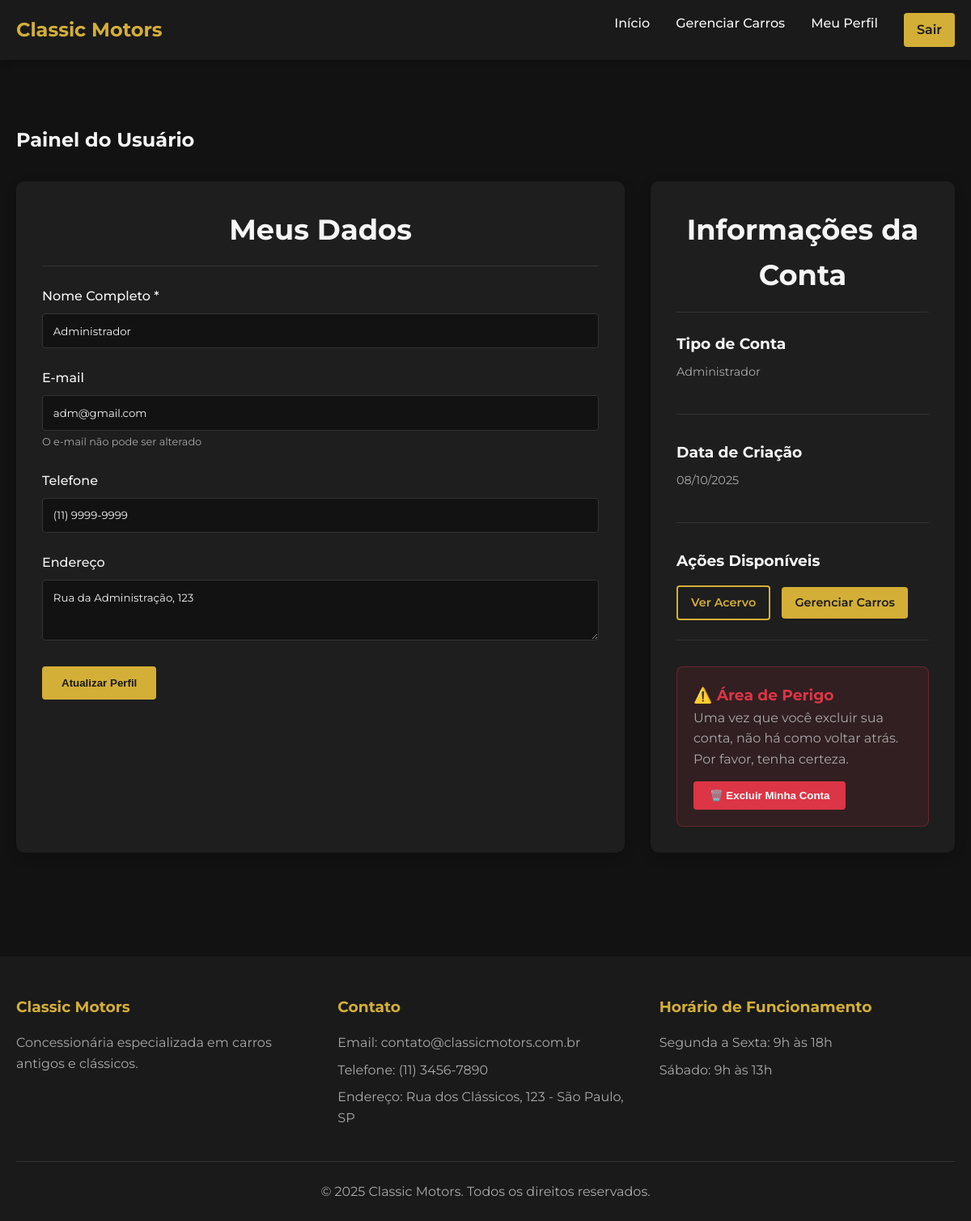
/painel.php (signed in), run on the app's committed database.
### tables this page shows
CREATE TABLE usuarios (
  id int(11) NOT NULL,
  nome varchar(255) NOT NULL,
  email varchar(255) NOT NULL,
  senha varchar(255) NOT NULL,
  telefone varchar(20) DEFAULT NULL,
  endereco text DEFAULT NULL,
  nivel enum('user','admin') NOT NULL DEFAULT 'user',
  data_criacao timestamp NOT NULL DEFAULT current_timestamp()
);

### painel.php (the view, shortened to what this page needs)
<?php
include_once 'conexao.php';
$user_id = $_SESSION['id'];
$consulta_usuario = "SELECT * FROM usuarios WHERE id = :id";
$stmt_usuario = $pdo->prepare($consulta_usuario);
$stmt_usuario->bindParam(':id', $user_id);
$stmt_usuario->execute();
$usuario = $stmt_usuario->fetch(PDO::FETCH_ASSOC);
?>
<!DOCTYPE html>
<html lang="pt-BR">
<head>
    <link rel="stylesheet" href="css/style.css">
</head>
<body>
    <?php
    include_once 'includes/header2.php';
    ?>
    <main>
        <section class="painel-section">
            <div class="container">
                <h1>Painel do Usuário</h1>
                <div class="painel-content">
                    <div class="painel-card">
                        <h2>Meus Dados</h2>
                        <form action="painel.php" method="POST" class="painel-form">
                            <div class="form-group">
                                <label for="nome">Nome Completo *</label>
                                <input type="text" name="nome" id="nome" value="<?php echo htmlspecialchars($usuario['nome']); ?>" required>
                            </div>
                            <div class="form-group">
                                <label for="email">E-mail</label>
                                <input type="email" name="email" id="email" value="<?php echo htmlspecialchars($usuario['email']); ?>" disabled>
                                <small>O e-mail não pode ser alterado</small>
                            </div>
                            <div class="form-group">
                                <label for="telefone">Telefone</label>
                                <input type="text" name="telefone" id="telefone" value="<?php echo htmlspecialchars($usuario['telefone'] ?? ''); ?>" placeholder="(11) 99999-9999">
                            </div>
                            <div class="form-group">
                                <label for="endereco">Endereço</label>
                                <textarea name="endereco" id="endereco" rows="3" placeholder="Digite seu endereço completo"><?php echo htmlspecialchars($usuario['endereco'] ?? ''); ?></textarea>
                            </div>
                            <button type="submit" class="btn-primary">Atualizar Perfil</button>
                        </form>
                    </div>
                    <div class="painel-card">
                        <h2>Informações da Conta</h2>
                        <div class="preferences">
                            <div class="preference-item">
                                <h3>Tipo de Conta</h3>
                                <p>
                                    <?php echo ($_SESSION['nivel'] === 'admin') ? 'Administrador' : 'Usuário'; ?>
                                </p>
                            </div>
                            <div class="preference-item">
                                <h3>Data de Criação</h3>
                                <p>
                                    <?php echo date('d/m/Y', strtotime($usuario['data_criacao'])); ?>
                                </p>
                            </div>
                            <div class="preference-item">
                                <h3>Ações Disponíveis</h3>
                                <div style="margin-top: 15px;">
                                    <a href="restrita.php" class="btn-secondary btn-small" style="margin-right: 10px;">Ver Acervo</a>
                                    <?php if($_SESSION['nivel'] === 'admin'): ?>
                                    <a href="admin_carros.php" class="btn-primary btn-small">Gerenciar Carros</a>
                                    <?php endif; ?>
                                </div>
                            </div>
                            <div class="danger-zone">
                                <h3 style="color: var(--danger-color);">⚠️ Área de Perigo</h3>
                                <p style="color: var(--text-muted); margin-bottom: 15px;">
                                    Uma vez que você excluir sua conta, não há como voltar atrás. Por favor, tenha certeza.
                                </p>
                                <form action="painel.php" method="POST" onsubmit="return confirm('Tem certeza que deseja prosseguir com a exclusão da conta?');">
                                    <button type="submit" name="excluir_conta" class="btn-danger">
                                        🗑️ Excluir Minha Conta
                                    </button>
                                </form>
                            </div>
                        </div>
                    </div>
                </div>
            </div>
        </section>
    </main>
    <?php
    include_once 'includes/footer.php';
    ?>
</body>
</html>

### css/style.css (style rules this page uses)
* { margin: 0; padding: 0; box-sizing: border-box; }
:root { --primary-color: #d4af37; --secondary-color: #1a1a1a; --accent-color: #333; --text-color: #f5f5f5; --text-muted: #aaa; --bg-dark: #121212; --bg-card: #1e1e1e; --border-color: #333; --success-color: #28a745; --danger-color: #dc3545; }
body { font-family: 'Montserrat', sans-serif; background-color: var(--bg-dark); color: var(--text-color); line-height: 1.6; }
.container { max-width: 1200px; margin: 0 auto; padding: 0 20px; }
.btn-primary, .btn-secondary { display: inline-block; padding: 0.8rem 1.5rem; border-radius: 4px; text-decoration: none; font-weight: 600; transition: all 0.3s; border: none; cursor: pointer; text-align: center; }
.btn-primary { background-color: var(--primary-color); color: var(--secondary-color); }
.btn-secondary { background-color: transparent; color: var(--primary-color); border: 2px solid var(--primary-color); }
.btn-small { padding: 0.5rem 1rem; font-size: 0.9rem; }
section { padding: 5rem 0; }
.about, .destaques, .acervo-section, .contact-section, .painel-section { padding: 5rem 0; }
.form-group { margin-bottom: 1.5rem; }
.form-group label { display: block; margin-bottom: 0.5rem; font-weight: 500; }
.form-group input, .form-group textarea { width: 100%; padding: 0.8rem; background-color: var(--bg-dark); border: 1px solid var(--border-color); border-radius: 4px; color: var(--text-color); font-family: 'Montserrat', sans-serif; }
.form-group small { display: block; margin-top: 0.3rem; color: var(--text-muted); font-size: 0.8rem; }
.painel-content { display: grid; grid-template-columns: 2fr 1fr; gap: 2rem; margin-top: 2rem; }
.painel-card { background-color: var(--bg-card); padding: 2rem; border-radius: 10px; box-shadow: 0 5px 15px rgba(0, 0, 0, 0.2); }
.painel-card h2 { margin-bottom: 1.5rem; padding-bottom: 1rem; border-bottom: 1px solid var(--border-color); }
.painel-form { margin-top: 1.5rem; }
.preferences { margin-top: 1.5rem; }
.preference-item { margin-bottom: 2rem; padding-bottom: 1.5rem; border-bottom: 1px solid var(--border-color); }
.preference-item h3 { margin-bottom: 0.5rem; }
.preference-item p { color: var(--text-muted); margin-bottom: 1rem; font-size: 0.9rem; }
h2 { font-size: 2.2rem; margin-bottom: 1.5rem; text-align: center; }
.btn-primary, .btn-secondary { transition: all 0.3s ease; }

### painel.php (style rules this page uses)
.danger-zone { background: rgba(220, 53, 69, 0.1); border: 1px solid rgba(220, 53, 69, 0.3); border-radius: 8px; padding: 20px; margin-top: 30px; }
.btn-danger { background: var(--danger-color); color: white; border: none; padding: 10px 20px; border-radius: 4px; cursor: pointer; font-weight: 600; }

### data on the page
usuarios: nome "Administrador", email "adm@gmail.com", telefone "(11) 9999-9999", endereco "Rua da Administração, 123", data_criacao "08/10/2025"
